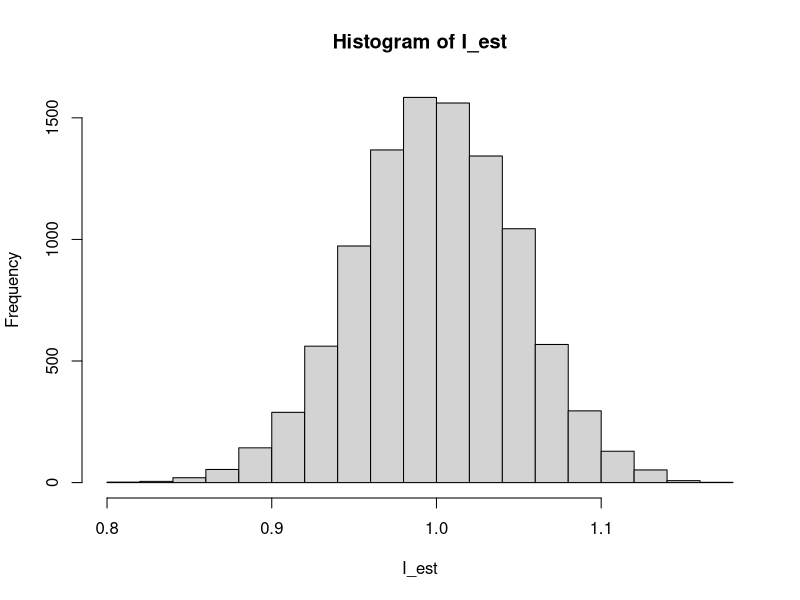

Generate this figure with R:
# APROXIMACIÓN POR MC 

set.seed(1)
MC <- 10000 
I_est <- numeric(MC)
I_estVA <- numeric (MC)

n<- 100
for (i in 1:MC) {
	u<- runif(n)
	u_pi<- u*pi/2
	I_est[i] <- mean(sin(u_pi))*pi/2  
	uVA = c(u[1:(n/2)], 1-u[1:(n/2)])
	u_piVA = uVA*pi/2
	I_estVA[i] = mean(sin(u_piVA))*pi/2

}

hist(I_est)
sd(I_est)
sd(I_estVA)

#JUSTIFICACIÓN 

set.seed(1)
MC <- 10000
u <- runif(MC)
cor(sin(u*pi/2), sin((1-u)*pi))
